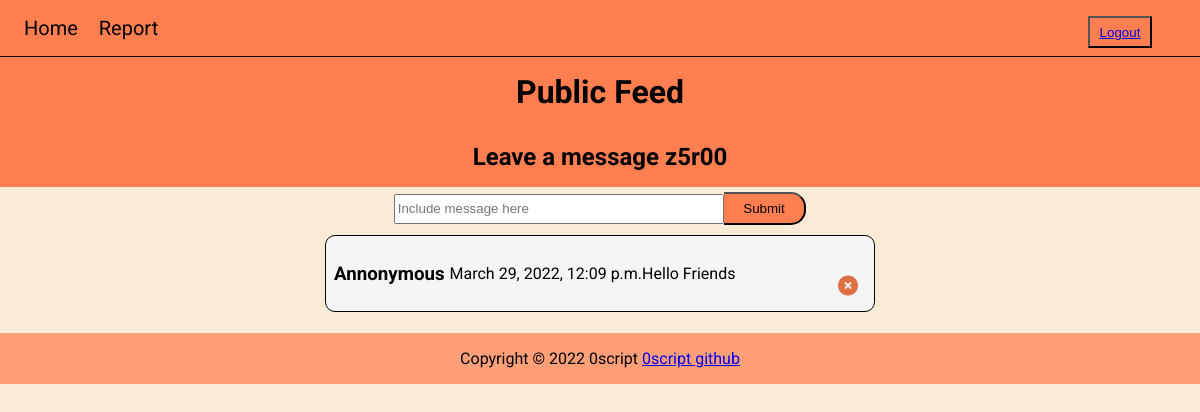
/ (signed in), run on the app's committed database.
### feedapp/models.py (models this page shows, shortened)
class User(AbstractUser):
    tel=models.CharField(max_length=30)
    pass

class Post(models.Model):
    user=models.ForeignKey(settings.AUTH_USER_MODEL, on_delete=models.CASCADE,default=22)
    text=models.CharField(max_length=280)
    date_posted=models.DateTimeField(auto_now_add=True)
    hidden=models.BooleanField(default=False)
    date_hiden=models.DateTimeField(blank=True,null=True)
    hidden_by=models.ForeignKey(settings.AUTH_USER_MODEL,
        on_delete=models.CASCADE,
        blank=True,
        null=True,
        related_name='Janny Who Hide+')

### feedapp/views.py (the view)
# urls.py: path('',index_view,name='index'),
def index_view(request,pk='',*args, **kwargs):
    template_name='feedapp/index.html'
    print(request.user)
    print('the id')
    print(request.user.id)
    form=PostForm(request.POST or None)
    posts=Post.objects.filter(hidden=False).order_by('-date_posted').all()
    if form.is_valid():
        print('is valid')
        form.save()
        form=PostForm()
    if request.user.is_authenticated:
        context={
            'username':request.user.username,
            'form':form,
            'posts':posts,
        }
    else:
        context={
            'username':'',
            'form':form,
            'posts':posts,
        }
    return render(request, template_name,context)

### feedapp/forms.py
class PostForm(forms.ModelForm):
    text=forms.CharField(
        max_length=255,
        required=True,
        label='',
        widget=forms.TextInput(
            attrs={
                'placeholder':'Include message here',
                'type':'input',
                'class':'message',
            }
        )
    )
    class Meta:
        model=Post
        fields=('text',)

### feedapp/templates/feedapp/index.html (shortened to what this page needs)
{% extends 'base.html' %}
    {% block main_title %}Public Feed{% endblock main_title %}
    {% block sub_title %}
        {% if user.username %}
            Leave a message {{ user.username }}
        {% else %}
            Leave a anonymous message ..
        {% endif %}
    {% endblock sub_title %}
    {% block content %}
        <div class="feed-container">
            {% include 'feedapp/postform.html' %}
            {%include 'feedapp/listpost.html' %}
    {% endblock %}

### feedapp/templates/feedapp/listpost.html (shortened to what this page needs)
<div class="contain-feed">
    {% for post in posts  %}
        <div class="feed">
			<div class="message-header">
				<h3 class="message-title">
					{{post.user}}
                </h3>
			    <p class="message-head-info">{{ post.date_posted }}</p>
				<div class="message">
					{{ post.text }}
				</div>
				<button><i class="fa-solid fa-circle-xmark"></i></button>
            </div>
        </div>
    {% endfor %}

### staticfiles/css/css.css (style rules this page uses)
* { box-sizing: border-box; }
body { font-family: 'Roboto', sans-serif; margin: 0; background-color: antiquewhite; }
div.feed { position: relative; border-radius: 10px; padding: 0.5rem; border: solid 1px black; margin: 5px; color: black; background-color: whitesmoke; }
div.message-header { display: flex; flex-direction: row; align-items: center; }
div.message-header h3 { margin-right: 5px; }
div.feed button { border: none; background-color: transparent; outline: none; position: absolute; right: 10px; top: 50%; color: #DE7044; font-size: 20px; }
form.postform input.message { width: 60%; height: 30px; }

### data on the page
User: username "z5r00"
Post: user "Annonymous", date_posted "March 29, 2022, 12:09 p.m.", text "Hello Friends"
